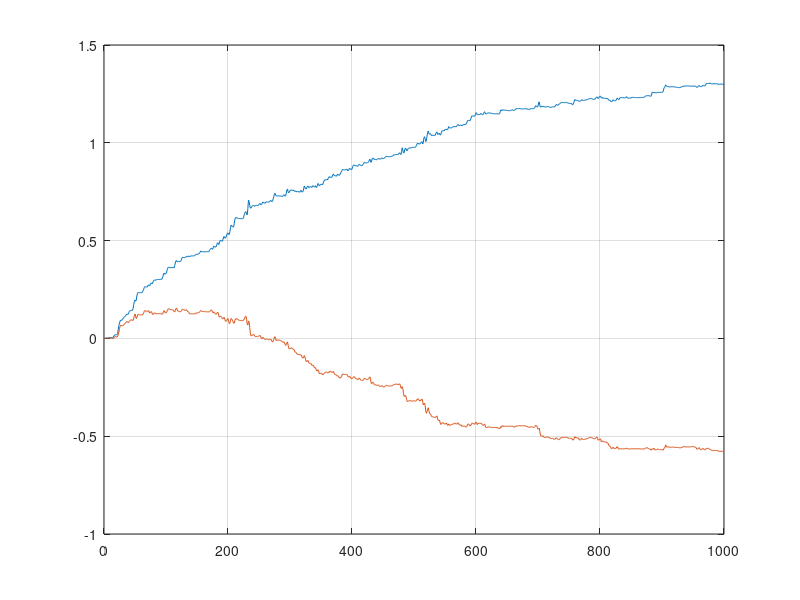

Here is the MATLAB script that generated this plot:
clear vars

N=1000;
p=2;
v=randn(1,N);
x=filter(1,[1,-1.5,0.8],v);

h=zeros(p,N);
e=zeros(p,N);
mu=0.001;

for n=p:N-1
    x_vec=x(n:-1:n-p+1)';
    h_curr=h(:,n)';
    e(n)= x(n+1)-h_curr*x_vec;
    
    %LMS update
    h(:,n+1)=h(:,n)+ mu*e(n)*x_vec;
    
end

figure;
plot(h');grid on;
%plot(e.^2);grid on;